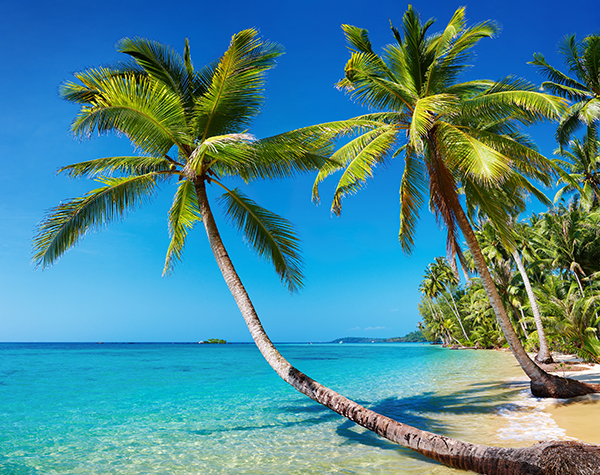
#> input picture images/beach.png, 600 x 475 px
$ python plotHistogram_manually.py
#> lines starting #> are read from the running program, lines starting #| are printed output that depends on the picture; after the words box and inside, x2 and y2 are one past the last pixel; in counts of white or black regions, pixels touching at a corner belong together
# -*- coding: utf-8 -*-
"""
Created on Wed Nov 20 20:04:49 2019

@author: rdayala
In this example, we try to draw histogram manually using cv2.
"""

# import the necessary packages
import numpy as np
import cv2

# load the image
image = cv2.imread("images/beach.png")
#> image is the input picture: shape (475, 600, 3); mean B, G, R 148.4, 136.5, 73.3
# image = cv2.imread("images/horseshoe_bend.png")

# Convert to HSV color space
hsvImage = cv2.cvtColor(image,cv2.COLOR_BGR2HSV)
#> hsvImage: shape (475, 600, 3); mean H, S, V 76.1, 176.7, 172.8

# Convert to float32
hsvImage = np.float32(hsvImage)
#> hsvImage: shape (475, 600, 3) float32; mean H, S, V 76.1, 176.7, 172.8

# Split the channels
H, S, V = cv2.split(hsvImage)
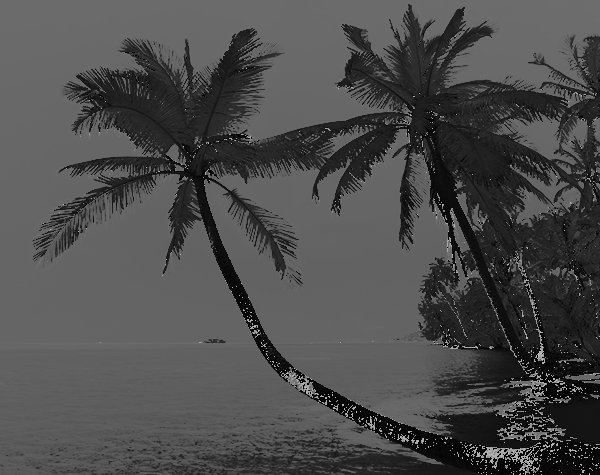
#> H: shape (475, 600) float32; min 0, max 179, mean 76.1
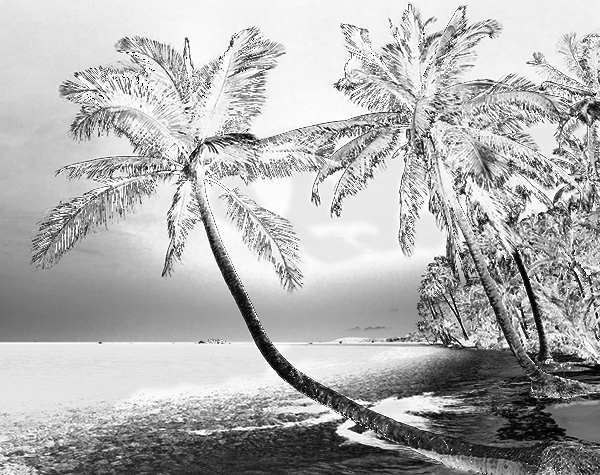
#> S: shape (475, 600) float32; min 0, max 255, mean 176.7
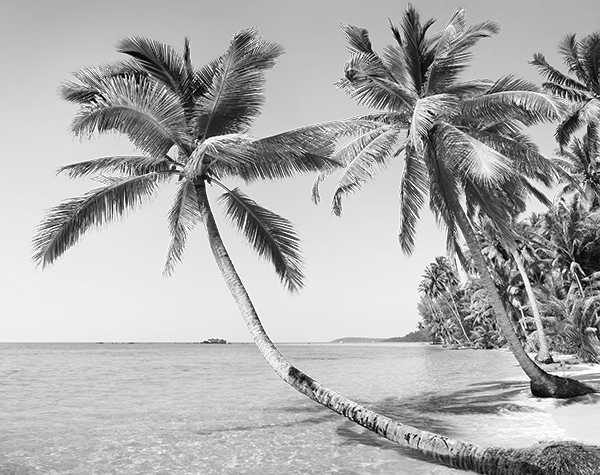
#> V: shape (475, 600) float32; min 0, max 255, mean 172.8

# Specifying the width and height of the figure used to plot the histogram
plot_width = 540
plot_height = 400
actualRange = 180
rangeRatio = int(plot_width/actualRange)
bufferHeight = 30

# Create an empty image to plot the histogram
histImage = 255*np.ones((plot_height + bufferHeight, plot_width, 3))
xAxisValues = np.arange(plot_width)

# Find the histogram
histogram = cv2.calcHist([H*rangeRatio],
                            [0],
                            None,
                            [plot_width],
                            [0,plot_width])
#> histogram = 540 values, max 21744 at index 300, min 0 at index 1, mean 527.8

# Normalize the histogram so that
# y-values do not overshoot the height of the figure
cv2.normalize(histogram, histogram, 0, plot_height, cv2.NORM_MINMAX, -1)

# Normalize the histogram to be plotted as an image
histogram = np.max(histogram) - histogram
#> histogram = 540 values, max 400 at index 1, min 0 at index 300, mean 390.3

# Create points using x-axis and y-axis arrays
points = np.column_stack((xAxisValues,histogram.T[0]))
#> points = 540 pairs, first value 0 to 539, second value 0 to 400

# Draw the histogram as lines on the empty image
cv2.polylines(histImage, np.int32([points]),
                False, (0,0,255), 2, cv2.LINE_AA)
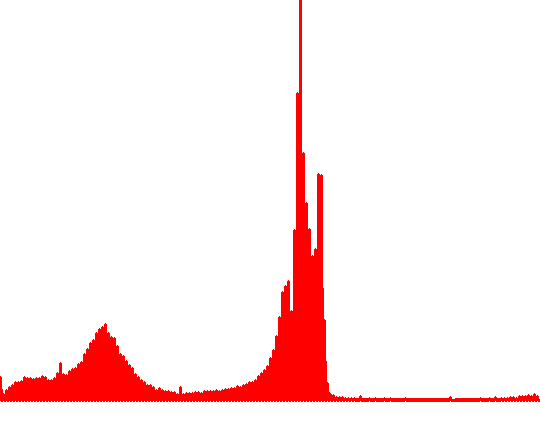
#> histImage: shape (430, 540, 3) float64; mean of channels 0, 1, 2 236.1, 236.1, 255; drawn as B, G, R

# Also draw the x-axis values at an interval given by xInterval
# parameters used in putText
font = cv2.FONT_HERSHEY_SIMPLEX
fontScale = 0.4
fontWidth = 1
xInterval = 20

# Special case for putting the origin of x axis
cv2.putText(histImage, "0",
            (0, int(histImage.shape[0] - (bufferHeight/2)) ),
            font, fontScale, (0, 0, 0), fontWidth)
#> histImage: shape (430, 540, 3) float64; 0.01% of pixels changed, all inside (x1, y1, x2, y2) = (1, 407, 8, 416)

for i in range(0,plot_width,rangeRatio*xInterval):
  # Specify the position ( xval, yval )for putting the point on x axis
  xval = i - 7
  yval = int(histImage.shape[0] - (bufferHeight/2))
  cv2.putText(histImage, str( i/rangeRatio ), (xval, yval ),
                  font, fontScale, (0, 0, 0), fontWidth)
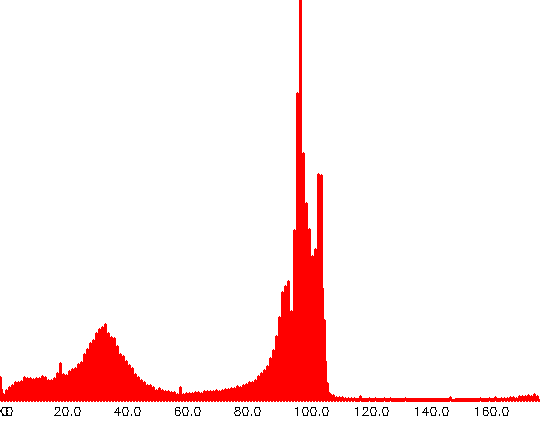
#> histImage: shape (430, 540, 3) float64; mean of channels 0, 1, 2 235.4, 235.4, 254.3; drawn as B, G, R

cv2.namedWindow("Original Image", cv2.WINDOW_AUTOSIZE)
cv2.namedWindow("Histogram of Hue channel", cv2.WINDOW_AUTOSIZE)
cv2.imshow("Original Image",image)
cv2.imshow("Histogram of Hue channel",histImage)
cv2.waitKey(0)
cv2.destroyAllWindows()
cv2.imwrite('images/hueHistogram.png',histImage)

$ run again, with images/horseshoe_bend.png copied over images/beach.png
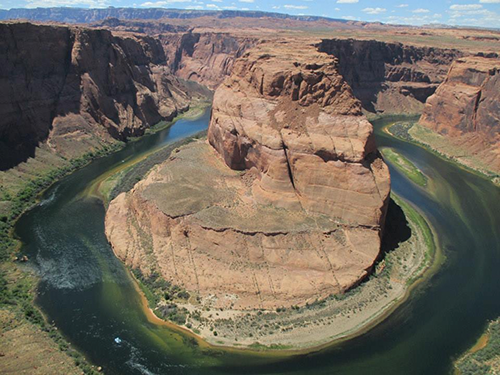
#> input picture images/horseshoe_bend.png, 500 x 375 px
#> image is the input picture: shape (375, 500, 3); mean B, G, R 94.8, 106.7, 114
#> `H, S, V = cv2.split(hsvImage)`:
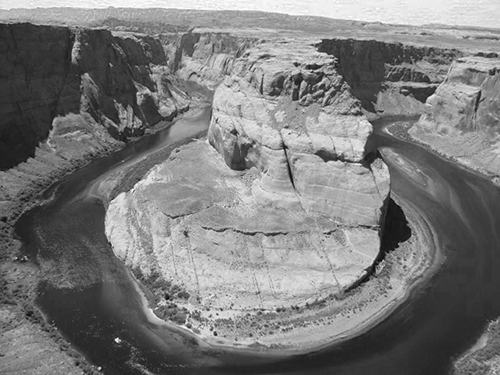
#> V: shape (375, 500) float32; min 6, max 255, mean 122.5
#> `histogram = cv2.calcHist([H*rangeRatio], [0], None, [plot_width], [0,p..`: histogram = 540 values, max 8503 at index 45, min 0 at index 1, mean 347.2
#> `histogram = np.max(histogram) - histogram`: histogram = 540 values, max 400 at index 1, min 0 at index 45, mean 383.7
#> points = 540 pairs, first value 0 to 539, second value 0 to 400
#> after the loop `for i in range(0,plot_width,rangeRatio*xInterval):`:
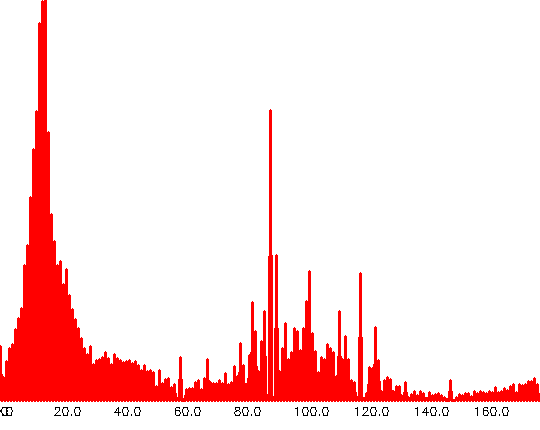
#> histImage: shape (430, 540, 3) float64; mean of channels 0, 1, 2 223, 223, 254.3; drawn as B, G, R

$ run again, with images/adrian.png copied over images/beach.png
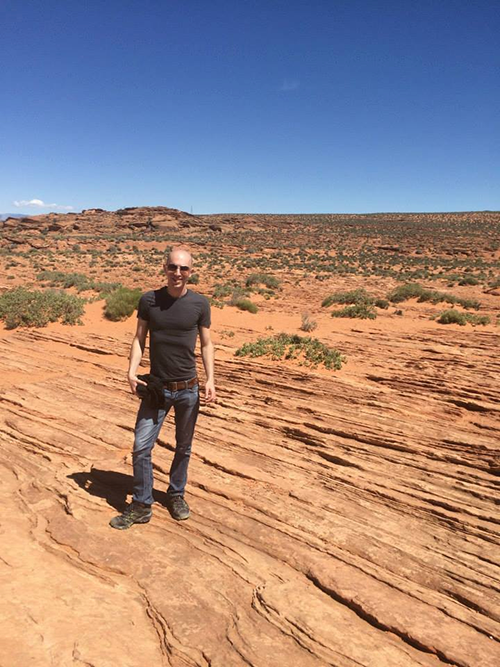
#> input picture images/adrian.png, 500 x 667 px
#> image is the input picture: shape (667, 500, 3); mean B, G, R 128.5, 135.5, 159.5
#> `H, S, V = cv2.split(hsvImage)`:
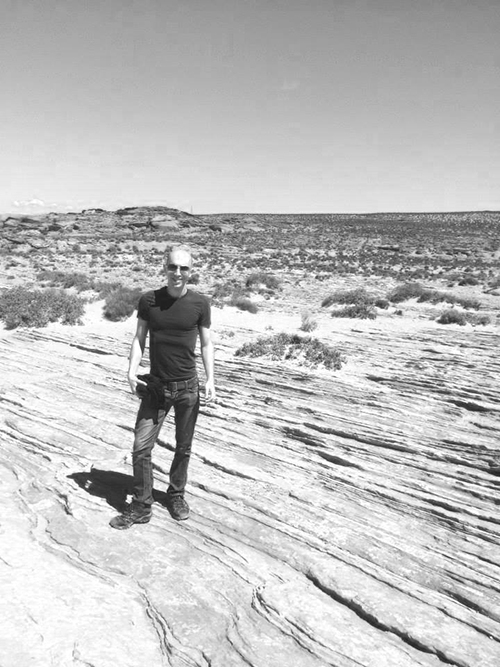
#> V: shape (667, 500) float32; min 22, max 255, mean 190.6
#> `histogram = cv2.calcHist([H*rangeRatio], [0], None, [plot_width], [0,p..`: histogram = 540 values, max 57502 at index 39, min 0 at index 1, mean 617.6
#> `histogram = np.max(histogram) - histogram`: histogram = 540 values, max 400 at index 1, min 0 at index 39, mean 395.7
#> points = 540 pairs, first value 0 to 539, second value 0 to 400
#> after the loop `for i in range(0,plot_width,rangeRatio*xInterval):`:
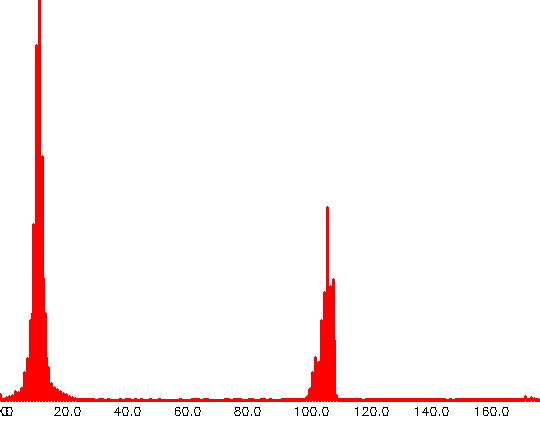
#> histImage: shape (430, 540, 3) float64; mean of channels 0, 1, 2 244.5, 244.5, 254.3; drawn as B, G, R

$ run again, with images/license_plate.png copied over images/beach.png
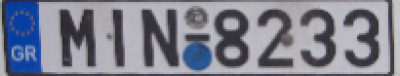
#> input picture images/license_plate.png, 400 x 76 px
#> image is the input picture: shape (76, 400, 3); mean B, G, R 143, 129.1, 126.5
#> `H, S, V = cv2.split(hsvImage)`:
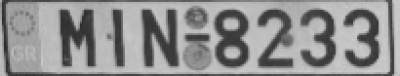
#> V: shape (76, 400) float32; min 38, max 207, mean 143.2
#> `histogram = cv2.calcHist([H*rangeRatio], [0], None, [plot_width], [0,p..`: histogram = 540 values, max 3492 at index 360, min 0 at index 1, mean 56.3
#> `histogram = np.max(histogram) - histogram`: histogram = 540 values, max 400 at index 1, min 0 at index 360, mean 393.6
#> points = 540 pairs, first value 0 to 539, second value 0 to 400
#> after the loop `for i in range(0,plot_width,rangeRatio*xInterval):`:
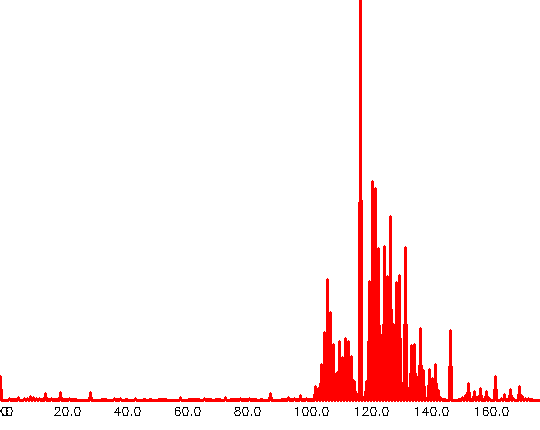
#> histImage: shape (430, 540, 3) float64; mean of channels 0, 1, 2 240.1, 240.1, 254.3; drawn as B, G, R
